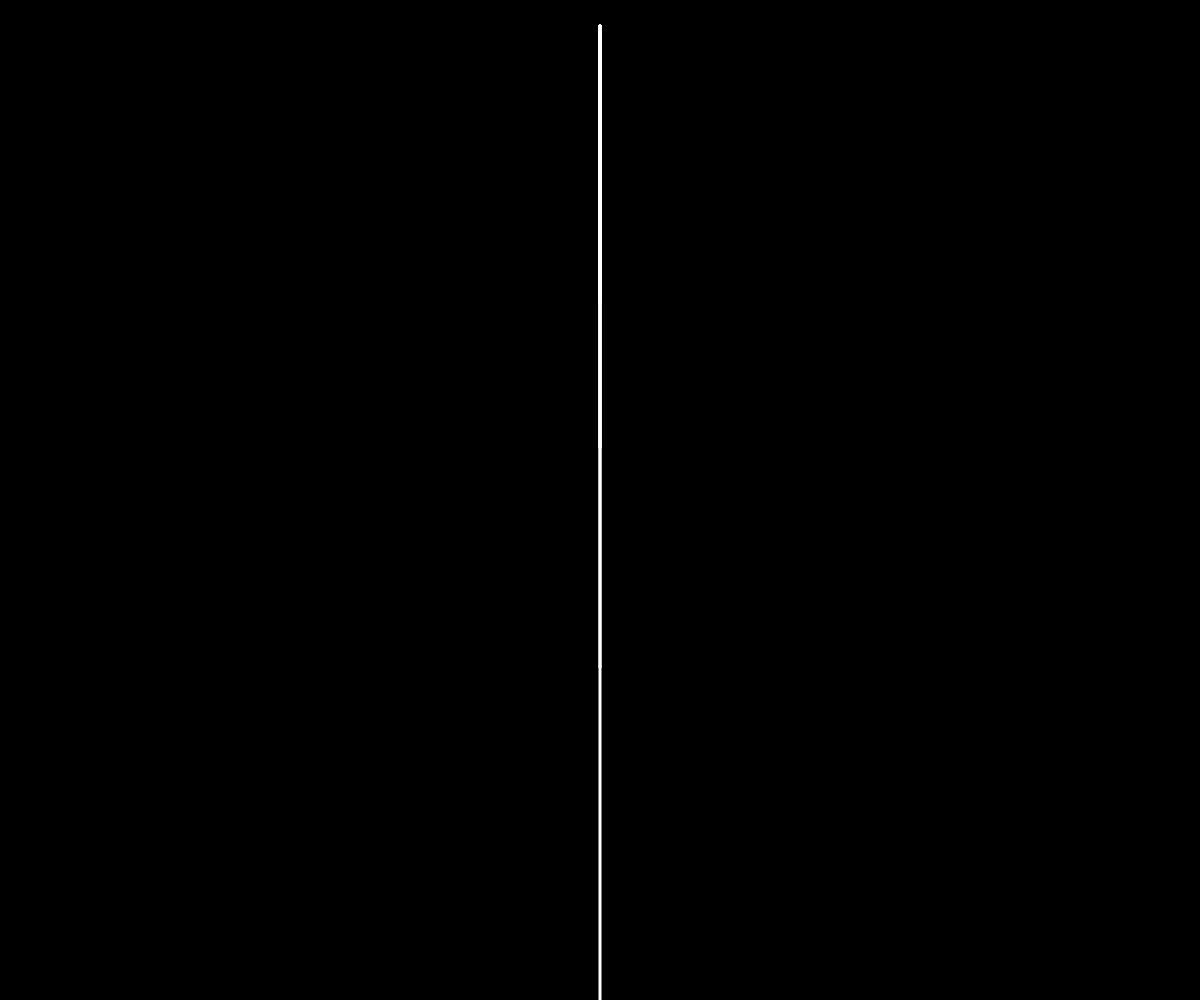
Frame 1 (no input)
Frame 60 (no input): identical to frame 1, image omitted
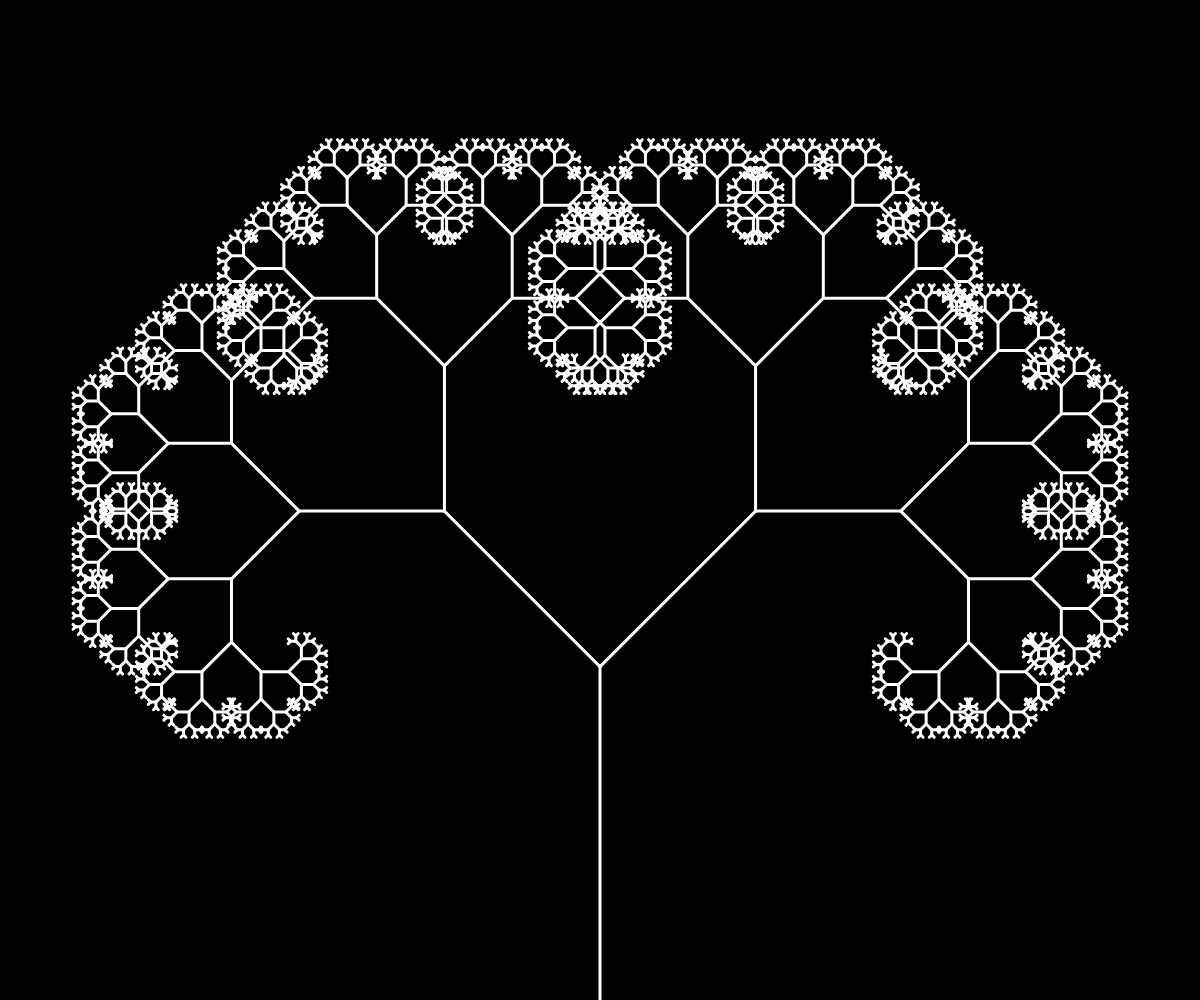
Frame 120 (the mouse pressed at the canvas centre since frame 60)

The p5.js sketch that drew these frames (run headless with seeded random() and noise() and a simulated clock; from frame 60 on, the mouse is pressed at the canvas centre):

// p5.js sketch
// ── sketch.js
// Recursive Tree
// Catherine Liu
// May 7, 2018

// recursive tree
// Dan Schellenberg
// May 7, 2018

function setup() {
  createCanvas(windowWidth, windowHeight);
  angleMode(DEGREES);
  strokeWeight(3);
}

function draw() {
  background(0);
  stroke(255);

  let theAngle = map(mouseX, 0, width, 0, 90);
  let theta = theAngle;
  let branchSize = height/3;

  // trunk
  translate(width/2, height);
  line(0, 0, 0, -branchSize);

  translate(0, -branchSize);

  // start recursive branching!!
  branch(branchSize, theta);
}

function branch(length, theta) {
  length *= 0.66;

  if (length > 3) {
    // right
    push();
    rotate(theta);
    line(0, 0, 0, -length);
    translate(0, -length);
    branch(length, theta);
    pop();

    // left
    push();
    rotate(-theta);
    line(0, 0, 0, -length);
    translate(0, -length);
    branch(length, theta);
    pop();
  }
}
